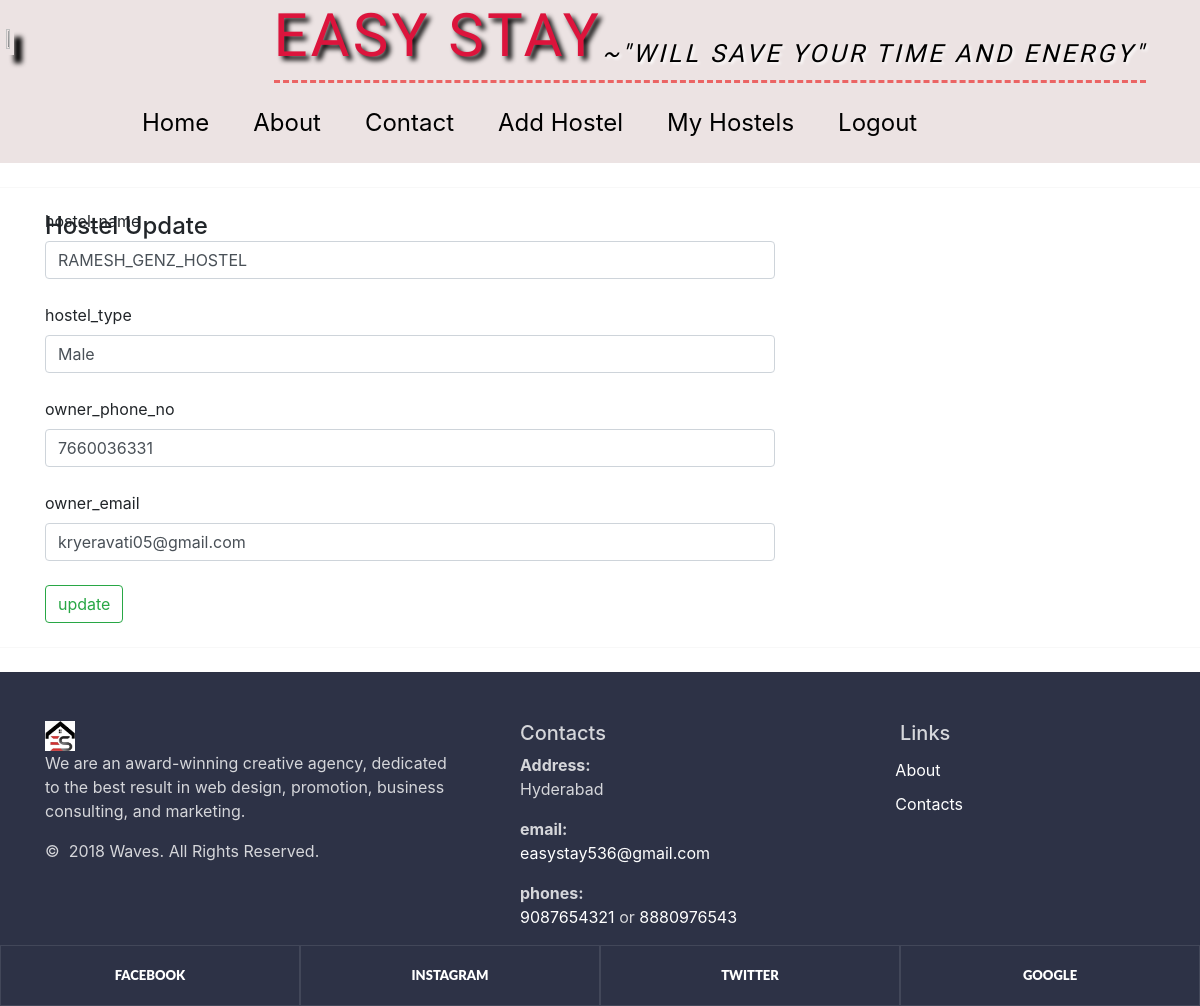
Screenshot of /Owner/hostel_update/10/ (signed in) with the database file from the repository.
### Owner/models.py (models this page shows, shortened)
class hostel_details_model(models.Model):
    hostel_id=models.AutoField(primary_key=True)
    hostel_name=models.CharField(max_length=20,unique=True)
    address=models.TextField(max_length=100)
    GST=models.CharField(max_length=15,unique=True)
    license=models.CharField(max_length=20,unique=True)
    type_of_hostel=models.CharField(max_length=10,choices=[['Male','Male'],['Female','Female'],['Co_living','Co_living']])
    hostel_owner_name=models.CharField(max_length=30)
    owner_id=models.PositiveIntegerField()
    owner_phone_no=models.PositiveBigIntegerField(unique=True)
    owner_email=models.EmailField(unique=True)
    location=models.CharField(max_length=50,default='Hyderabad')
    image=models.ImageField(upload_to='hostels/')

### Owner/views.py (the view, shortened to what this page needs)
@login_required(login_url='/Owner/owner_login')
def hostel_update_view(request,pk):
    form=hostel_details_model.objects.get(hostel_id=pk)
    return render(request=request,template_name='hostel_update.html',context={'form':form})

### Owner/Templates/hostel_update.html (shortened to what this page needs)
{% extends 'home_page.html' %}
{% block content %}
<hr class="my-4">
<main>
  <div class="container">
  <div class="row">
    <div class="col-md-7 col-lg-8">
      <h4 class="mb-3">Hostel Update</h4>
      <form class="needs-validation" method="post" enctype="multipart/form-data">
        <div class="row g-5">
          <div class=" container">
            <label for="id_name">hostel_name</label>
            <input type="text" name="name" id="id_name" value="{{form.hostel_name}}" class="form-control"><br>
            <label for="id_type">hostel_type</label>
            <input type="text" name="type_of_hostel" id="id_type" value="{{form.type_of_hostel}}" class="form-control"><br>
            <label for="id_phone_no">owner_phone_no</label>
            <input type="text" name="phone_no" id="id_phone_no" value="{{form.owner_phone_no}}" class="form-control"><br>
            <label for="id_email">owner_email</label>
            <input type="text" name="email" id="id_email" value="{{form.owner_email}}" class="form-control">
            <br>
            <input type="submit" value="update" class="btn btn-outline-success">
          </div>
      </form>
    </div>
  </div>
</div>
</main>
<hr class="my-4">
{% endblock content %}

### rows the page displays
hostel_details_model: name "RAMESH_GENZ_HOSTEL", type_of_hostel "Male", phone_no "7660036331", email "kryeravati05@gmail.com"
